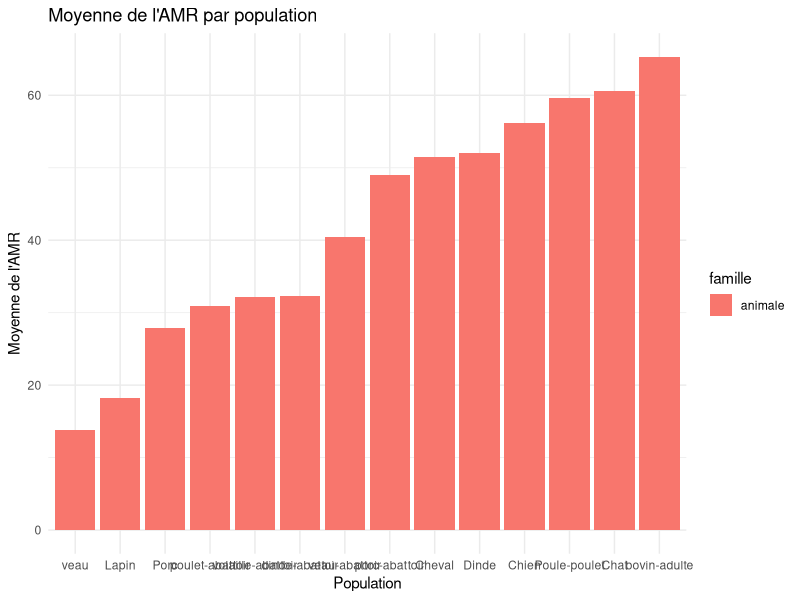
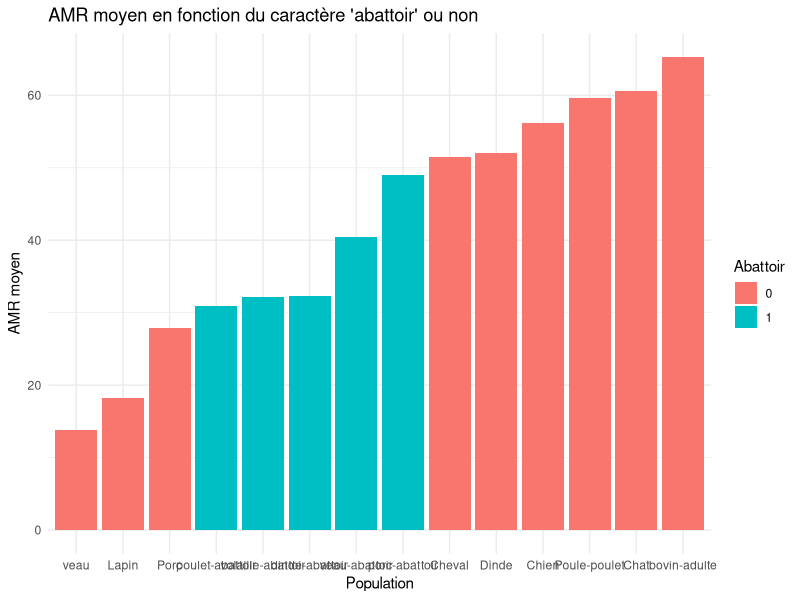
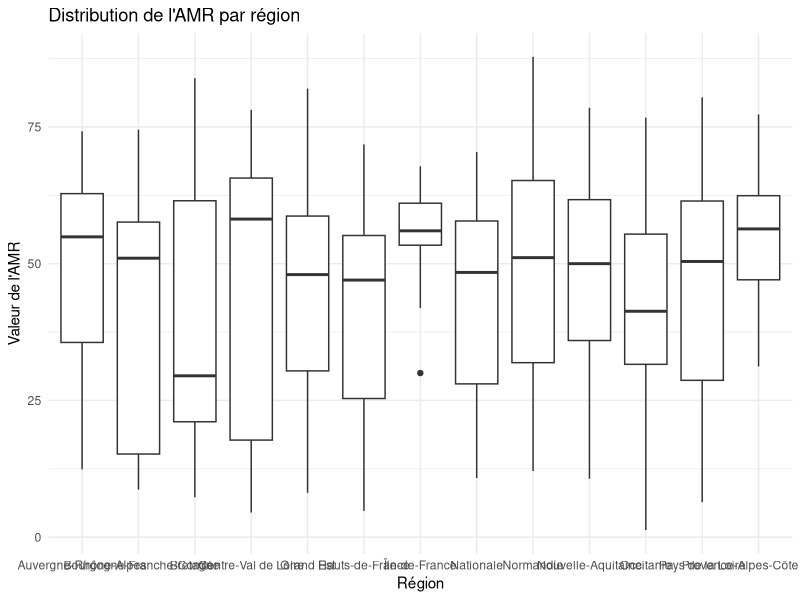
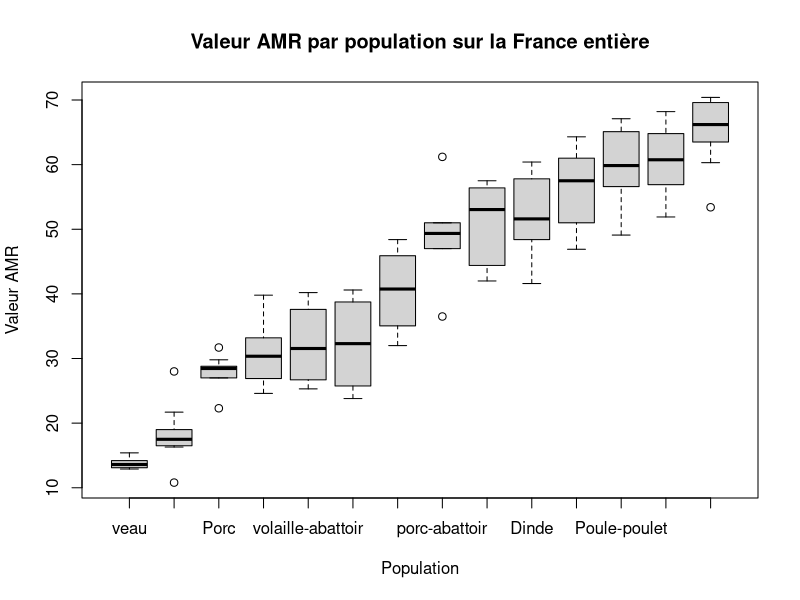
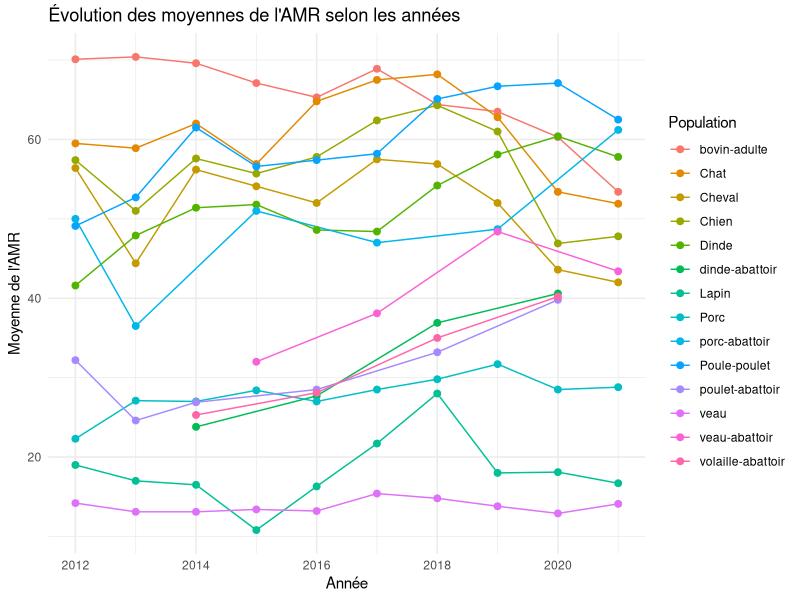
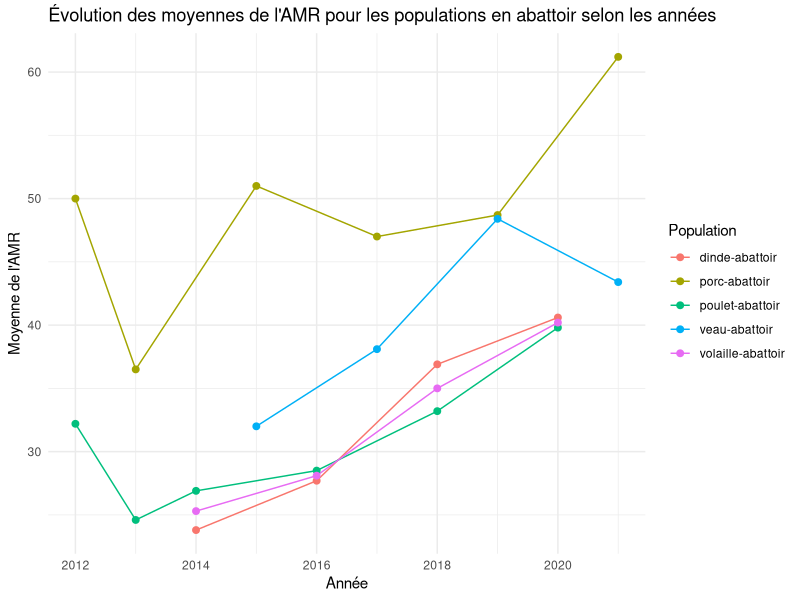
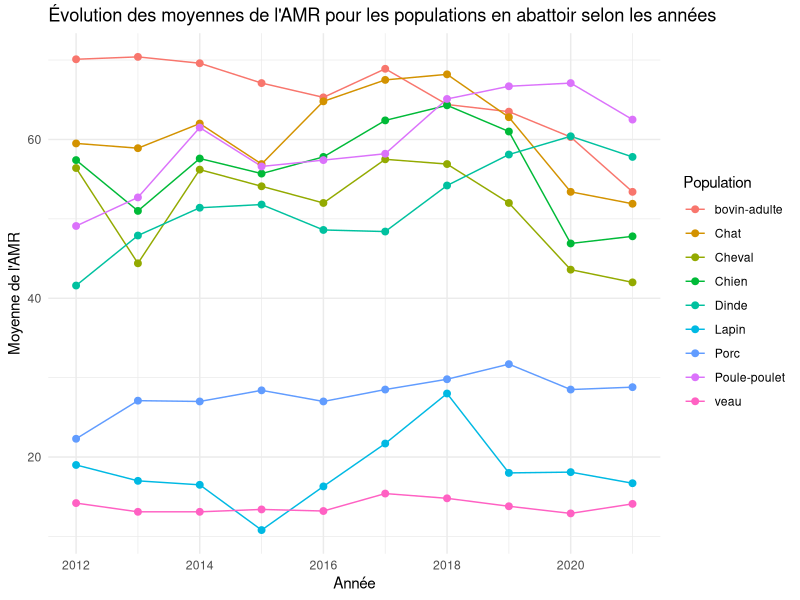
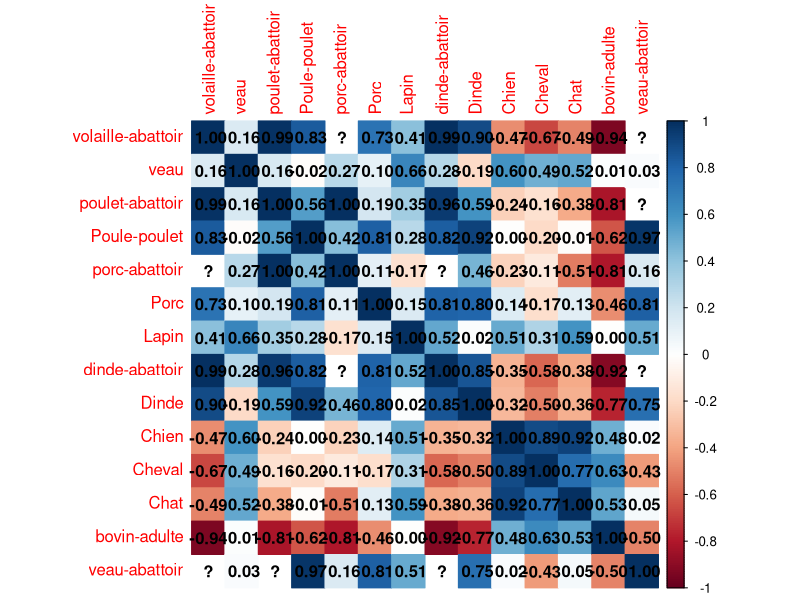

R code for these plots, in order:
## ---- chunk 1
knitr::opts_chunk$set(echo = TRUE)
library(readxl)
library(dplyr)
library(ggplot2)
## ---- chunk 2
rm(list=ls())

AMR <- read_excel('donnees/donnees_AMR.xlsx')
str(AMR)
summary(AMR)

#On renomme "bovin-abattoir" en "veau-abattoir"
AMR$population <- ifelse(AMR$population == "bovin-abattoir", "veau-abattoir", AMR$population)


# Séparation des deux cas d'étude (animal et humain) version Florine
AMR_humaine <- AMR[which(AMR$famille=='humaine'),]
AMR_animale <- AMR[which(AMR$famille=='animale'),]

# Séparation des deux cas d'étude (animal et humain) version Maël
AMR_animale <- AMR %>%
  filter(famille == "animale")
AMR_humaine <- AMR %>%
  filter(famille == "humaine")

# Récupération des données nationales uniquement
AMR_animale_fr <- AMR_animale[which(AMR_animale$region=='Nationale'),]
AMR_humaine_fr <- AMR_humaine[which(AMR_humaine$region=='Nationale'),]

# Création d'une indicatrice selon si la population provient d'un abattoir (1) ou non (0)
AMR_animale_fr$abattoir <- as.integer(grepl("abattoir", AMR_animale_fr$population, ignore.case = TRUE))
## ---- chunk 3
# Pour les animaux, on regarde la moyenne de l'AMR pour chaque population
moyenne_AMR <- AMR_animale_fr %>%
  group_by(population, famille) %>%
  summarize(moyenne_AMR = mean(`valeur AMR`))

# On regarde la variance inter-groupe (et l'écart-type car plus parlant)
AMR_animale_fr %>% summarize(ecart_type_AMR = sd(`valeur AMR`))
AMR_animale_fr	 %>%
  group_by(population, famille) %>%
  summarize(
    moyenne_AMR = mean(`valeur AMR`),
    .groups = 'drop'
  ) %>%
  ungroup() %>%
  summarize(
    SSB = sum((moyenne_AMR - mean(moyenne_AMR))^2 * n())
  )

# Plot des moyennes (agrandir le graphique pour la lisibilité)
ggplot(moyenne_AMR, aes(x = reorder(population, moyenne_AMR), y = moyenne_AMR, fill = famille)) +
  geom_bar(stat = "identity", position = "dodge") +
  labs(title = "Moyenne de l'AMR par population",
       x = "Population",
       y = "Moyenne de l'AMR") +
  theme_minimal()
## ---- chunk 4
# Création d'une indicatrice selon si la population provient d'un abattoir (1) ou non (0)
moyenne_AMR$abattoir <- as.integer(grepl("abattoir", moyenne_AMR$population, ignore.case = TRUE))

# Graphique
ggplot(moyenne_AMR, aes(x = reorder(population, moyenne_AMR), y = moyenne_AMR, fill = factor(abattoir))) +
  geom_bar(stat = "identity", position = "dodge") +
  labs(title = "AMR moyen en fonction du caractère 'abattoir' ou non",
       x = "Population",
       y = "AMR moyen",
       fill = "Abattoir") +
  theme_minimal()
## ---- chunk 5
# Regression linéaire
modele_regression <- lm(`valeur AMR` ~ population, data = AMR_animale_fr)
summary(modele_regression)
## ---- chunk 6

moyenne_par_region <- AMR_animale %>%
  group_by(region) %>%
  summarize(moyenne_AMR = mean(`valeur AMR`), .groups = 'drop')

ggplot(AMR_animale, aes(x = region, y = `valeur AMR`)) +
  geom_boxplot() +
  labs(title = "Distribution de l'AMR par région",
       x = "Région",
       y = "Valeur de l'AMR") +
  theme_minimal()

moyenne_par_region_population <- AMR_animale %>%
  group_by(region, population) %>%
  summarize(moyenne_AMR = mean(`valeur AMR`), .groups = 'drop')

modele_anova <- aov(moyenne_AMR ~ region + population, data = moyenne_par_region_population)
summary(modele_anova)

# je n'arrive pas à réaliser l'analyse que je veux :()
## ---- chunk 7
AMR_animale_fr %>%
  group_by(population, famille) %>%
  summarize(
    variance_intragroupe = sum((`valeur AMR` - mean(`valeur AMR`))^2),
    .groups = 'drop'
  )

# Boxplot pour représenter la variation intra-groupe
boxplot(`valeur AMR` ~ reorder(population, `valeur AMR`), data = AMR_animale_fr,
        main = "Valeur AMR par population sur la France entière",
        ylab = "Valeur AMR",
        xlab = "Population")
## ---- chunk 8
# Graphique général (peu lisible)
ggplot(AMR_animale_fr, aes(x = annee, y = `valeur AMR`, group = population, color = population)) +
  geom_line(stat = "summary", fun = "mean") +
  geom_point(stat = "summary", fun = "mean", size = 2) +
  labs(title = "Évolution des moyennes de l'AMR selon les années",
       x = "Année",
       y = "Moyenne de l'AMR",
       color = "Population") +
  theme_minimal()

# On filtre les données pour inclure uniquement les populations en abattoir ou non
AMR_animale_fr_abattoir <- AMR_animale_fr %>%
  filter(grepl("abattoir", population, ignore.case = TRUE))

AMR_animale_fr_horsabattoir <- AMR_animale_fr %>%
  filter(!grepl("abattoir", population, ignore.case = TRUE))

# Graphique abattoir
ggplot(AMR_animale_fr_abattoir, aes(x = annee, y = `valeur AMR`, group = population, color = population)) +
  geom_line(stat = "summary", fun = "mean") +
  geom_point(stat = "summary", fun = "mean", size = 2) +
  labs(title = "Évolution des moyennes de l'AMR pour les populations en abattoir selon les années",
       x = "Année",
       y = "Moyenne de l'AMR",
       color = "Population") +
  theme_minimal()

# Graphique hors abattoir
ggplot(AMR_animale_fr_horsabattoir, aes(x = annee, y = `valeur AMR`, group = population, color = population)) +
  geom_line(stat = "summary", fun = "mean") +
  geom_point(stat = "summary", fun = "mean", size = 2) +
  labs(title = "Évolution des moyennes de l'AMR pour les populations en abattoir selon les années",
       x = "Année",
       y = "Moyenne de l'AMR",
       color = "Population") +
  theme_minimal()
## ---- chunk 9
library(tidyr)

donnees_remodelees <- AMR_animale_fr %>%
  pivot_wider(names_from = population, values_from = `valeur AMR`, names_prefix = "", values_fill = NA, id_cols = annee)

donnees_remodelees <- donnees_remodelees %>%
  arrange(annee)

matrice_correlations <- cor(donnees_remodelees[, -1], use = "pairwise.complete.obs")
library(corrplot)

# Afficher le corrplot
corrplot(matrice_correlations, method = "color", addrect = 2, addCoef.col = "black")
## ---- chunk 10
boxplot(AMR_humaine_fr$`valeur AMR`~AMR_humaine_fr$population,
        main = "Valeur AMR par population sur la France entière",
        ylab = "Valuer AMR",
        xlab = "Population")
## ---- chunk 11
ggplot(AMR_humaine_fr, aes(x = annee, y = `valeur AMR`, group = population, color = population)) +
  geom_line(stat = "summary", fun = "mean") +
  geom_point(stat = "summary", fun = "mean", size = 2) +
  labs(title = "Évolution des moyennes de l'AMR pour les populations humaines sur la France entière",
       x = "Année",
       y = "Moyenne de l'AMR",
       color = "Population") +
  theme_minimal()
## ---- chunk 12
summary(AMR)
AMR$dispositif <- as.factor(AMR$dispositif)
AMR$population <- as.factor(AMR$population)
AMR$famille <- as.factor(AMR$famille)
AMR$region <- as.factor(AMR$region)
## ---- chunk 13
aggregate(x = AMR$`effectif AMR`, by = list(AMR$annee), FUN = sum)
aggregate(x = AMR$`effectif AMR`, by = list(AMR$region), FUN = sum)
## ---- chunk 14
# Quels regroupements en des sous-populations ?
# Recherche de liaison entre une variable qualitative (la population) et une variable quantitative (la valeur AMR)

ggplot(AMR, aes(x = `valeur AMR`, y = reorder(population, `valeur AMR`, mean), fill = famille))+
  geom_boxplot()

# Idée : transformer le tableau de données pour faire des corrélations entre toutes les populations ( on le fait sur les données nationales)

# Transposition de la matrice
library(tidyr)
AMR_fr <- AMR[which(AMR$region=="Nationale"),]
donnees_remodelees <- AMR_fr %>%
  pivot_wider(names_from = population, values_from = `valeur AMR`, names_prefix = "", values_fill = NA, id_cols = annee)
donnees_remodelees <- donnees_remodelees %>%
  arrange(annee)
## ---- chunk 15
boxplot(AMR$population ~ AMR$`valeur AMR`)
## ---- chunk 16
usage_animal <- read_excel("donnees/D_animale_nationale_avec_alea_corrige.xlsx")
## ---- chunk 17
ggplot(data = usage_animal, aes(x = `valeur AMR`, y = Valeur_AMU))+
  geom_point()+ 
  theme_minimal()+                     
  labs(x = "Sensibilité aux antibiotiques",
       y = "Usage d'antibiotiques",
       title = "Taux de sensibilité par population et usage") +
  facet_wrap(~population, scales = "free")
